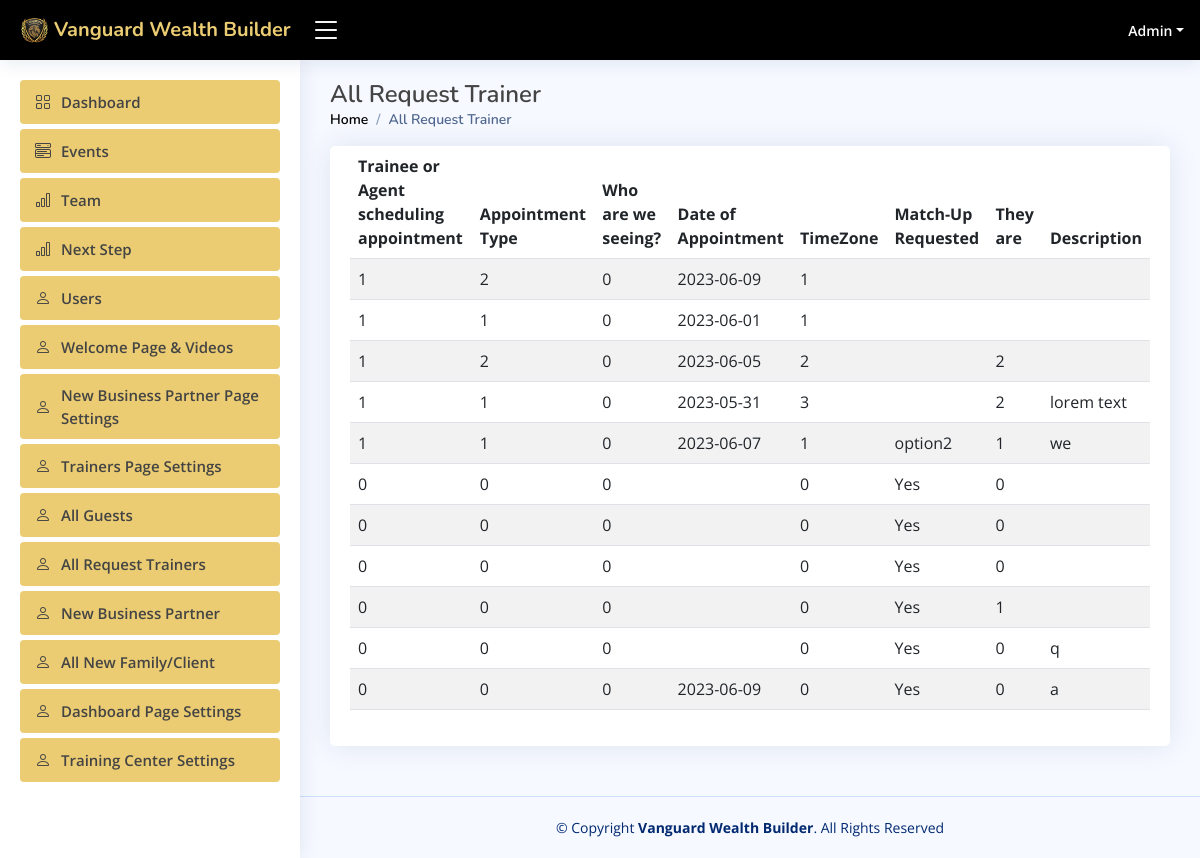
Before: /admin/request_trainer.php (signed in) with the older database file.
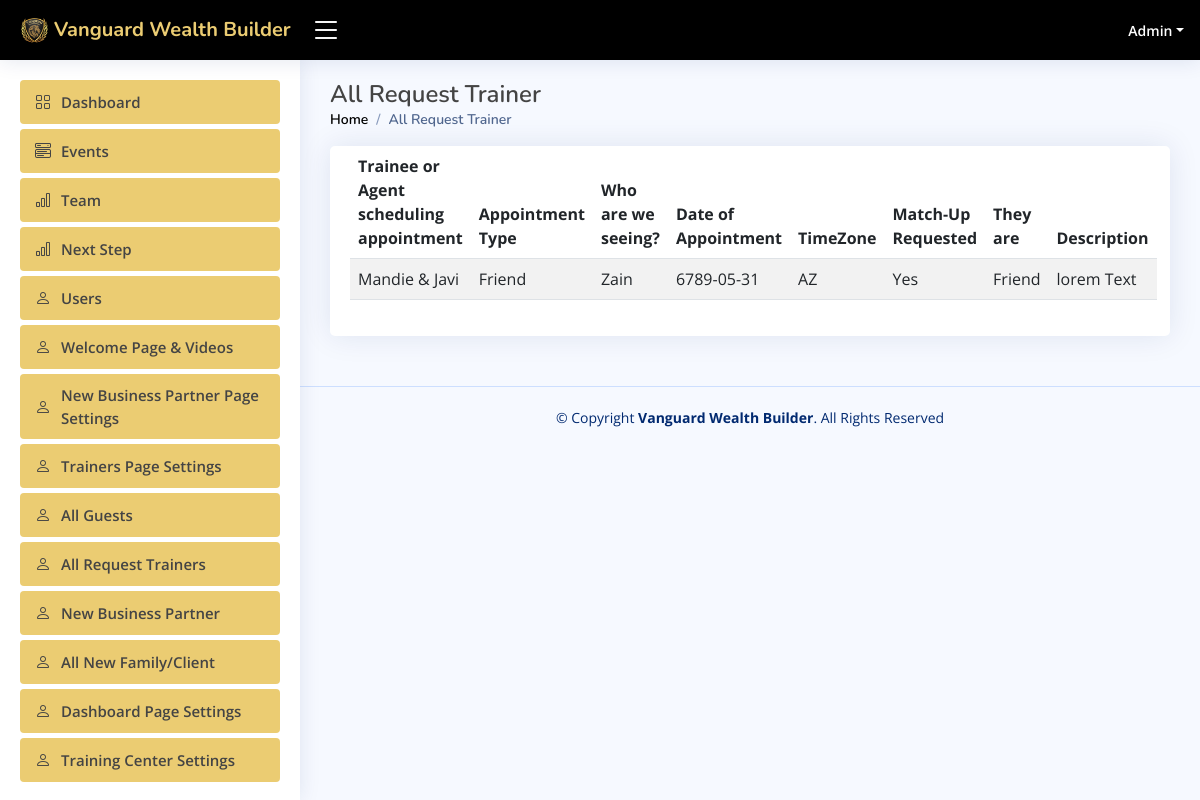
After: the same page with the newer database file.
### serverside/functions.php (called while the page is built, shortened)
<?php
require_once 'crud.php';
class Functions
{
    private $db;
    function __construct()
    {
        $this->db = new Database();
        $this->db->connect();
    }
    function getAllAppointments()
    {
        $sql = "select * from `new-appointment`";
        if ($this->db->sql($sql)) {
            return $this->db->getResult();
        }
    }
}

### serverside/crud.php (called while the page is built, shortened)
<?php
class Database {
       private $db_host = "localhost";
       private $db_user = "root";
       private $db_pass = "";
       private $db_name = "wanguard";
    private $con = false;
    private $myconn = "";
    private $result = array();
    public function connect() {
        if (!$this->con) {
            $this->myconn = new mysqli($this->db_host, $this->db_user, $this->db_pass, $this->db_name);
            if ($this->myconn->connect_errno > 0) {
                array_push($this->result, $this->myconn->connect_error);
                return false;
            } else {
                $this->con = true;
                return true;
            }
        } else {
            return true;
        }
    }
    public function sql($sql) {
        $this->result = array();
        $query = $this->myconn->query($sql);
        if ($query) {
            $this->numResults = 0;
            if (isset($query->num_rows) && ( $query->num_rows > 0)) {
                $this->numResults = $query->num_rows;
            }
            for ($i = 0; $i < $this->numResults; $i++) {
                $r = $query->fetch_array();
                $key = array_keys($r);
                for ($x = 0; $x < count($key); $x++) {
                    if (!is_int($key[$x])) {
                        if ($query->num_rows >= 1) {
                            $this->result[$i][$key[$x]] = $r[$key[$x]];
                        } else {
                            $this->result = null;
                        }
                    }
                }
            }
            return true;
        } else {
            array_push($this->result, $this->myconn->error);
            return false;
        }
    }
    public function getResult() {
        $val = $this->result;
        $this->result = array();
        return $val;
    }
}

### admin/request_trainer.php (the view, shortened to what this page needs)
<?php
include_once "includes/dashboard-header.php";
$func=new Functions();
$all_appointments=$func->getAllAppointments();
?>
    <main id="main" class="main">
        <div class="pagetitle">
            <h1>All Request Trainer</h1>
            <nav>
                <ol class="breadcrumb">
                    <li class="breadcrumb-item"><a href="index">Home</a></li>
                    <li class="breadcrumb-item active">All Request Trainer</li>
                </ol>
            </nav>
        </div>
        <section class="section">
            <div class="row">
                <div class="col-lg-12">
                    <div class="card">
                        <div class="card-body">
                            <table class="table table-striped">
                                <thead>
                                <tr>
                                    <th>Trainee or Agent scheduling appointment</th>
                                    <th>Appointment Type</th>
                                    <th>Who are we seeing?</th>
                                    <th>Date of Appointment </th>
                                    <th>TimeZone</th>
                                    <th>Match-Up Requested</th>
                                    <th>They are</th>
                                    <th>Description</th>
                                </tr>
                                </thead>
                                <tbody>
                                <?php
                                foreach ($all_appointments as $all_appointment){
                                    ?>
                                    <tr>
                                        <td><?= $all_appointment['traine_appointment'] ?></td>
                                        <td><?= $all_appointment['appointment_type'] ?></td>
                                        <td><?= $all_appointment['who_seeing'] ?></td>
                                        <td><?= $all_appointment['appointment_date'] ?></td>
                                        <td><?= $all_appointment['time'] ?></td>
                                        <td><?= $all_appointment['match_up'] ?></td>
                                        <td><?= $all_appointment['they_are'] ?></td>
                                        <td><?= $all_appointment['description'] ?></td>
                                    </tr>
                                    <?php
                                }
                                ?>
                                </tbody>
                            </table>
                        </div>
                    </div>
                </div>
            </div>
        </section>
    </main>
<?php include_once "includes/dashboard-footer.php" ?>

Changed rows visible on the page:
removed new-appointment: traine_appointment "1", appointment_type "2", who_seeing "0", appointment_date "2023-06-09", time "1"
removed new-appointment: traine_appointment "1", appointment_type "1", who_seeing "0", appointment_date "2023-06-01", time "1"
removed new-appointment: traine_appointment "1", appointment_type "2", who_seeing "0", appointment_date "2023-06-05", time "2", they_are "2"
removed new-appointment: traine_appointment "1", appointment_type "1", who_seeing "0", appointment_date "2023-05-31", time "3", they_are "2", description "lorem text"
removed new-appointment: traine_appointment "1", appointment_type "1", who_seeing "0", appointment_date "2023-06-07", time "1", match_up "option2", they_are "1", description "we"
removed new-appointment: traine_appointment "0", appointment_type "0", who_seeing "0", time "0", match_up "Yes", they_are "0"
removed new-appointment: traine_appointment "0", appointment_type "0", who_seeing "0", time "0", match_up "Yes", they_are "0"
removed new-appointment: traine_appointment "0", appointment_type "0", who_seeing "0", time "0", match_up "Yes", they_are "0"
removed new-appointment: traine_appointment "0", appointment_type "0", who_seeing "0", time "0", match_up "Yes", they_are "1"
removed new-appointment: traine_appointment "0", appointment_type "0", who_seeing "0", time "0", match_up "Yes", they_are "0", description "q"
removed new-appointment: traine_appointment "0", appointment_type "0", who_seeing "0", appointment_date "2023-06-09", time "0", match_up "Yes", they_are "0", description "a"
added new-appointment: traine_appointment "Mandie & Javi", appointment_type "Friend", who_seeing "Zain", appointment_date "6789-05-31", time "AZ", match_up "Yes", they_are "Friend", description "lorem Text"
